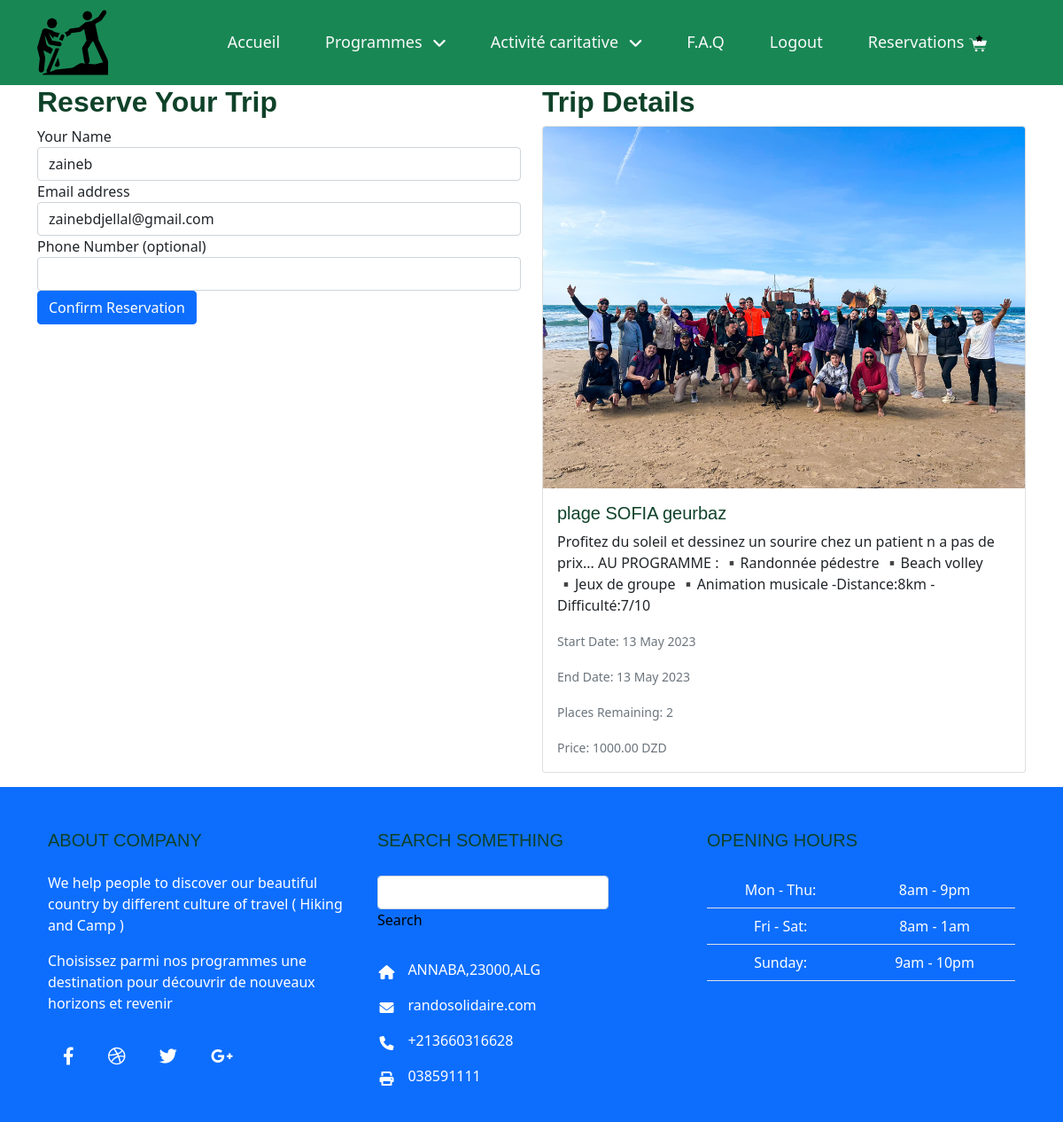
The page /reservation.php?id=13 (signed in) on the database its author committed.
### tables this page shows
CREATE TABLE `users` (
  `user_id` int(11) NOT NULL,
  `name` varchar(255) DEFAULT NULL,
  `email` varchar(255) DEFAULT NULL,
  `phone` int(11) DEFAULT NULL,
  `password` varchar(255) DEFAULT NULL,
  `role_as` int(11) DEFAULT NULL,
  `created_at` timestamp NOT NULL DEFAULT current_timestamp() ON UPDATE current_timestamp()
);

CREATE TABLE `trips` (
  `id` int(11) NOT NULL,
  `name` varchar(255) NOT NULL,
  `slug` varchar(255) NOT NULL,
  `description` text NOT NULL,
  `start_date` date NOT NULL,
  `end_date` date NOT NULL,
  `trip_price` decimal(10,2) NOT NULL,
  `max_participants` int(11) NOT NULL,
  `status` tinyint(1) NOT NULL,
  `images` text DEFAULT NULL,
  `created_at` timestamp NOT NULL DEFAULT current_timestamp(),
  `updated_at` timestamp NOT NULL DEFAULT current_timestamp() ON UPDATE current_timestamp(),
  `category_id` int(11) NOT NULL,
  `places` int(255) NOT NULL
);

### functions/myfunctions.php (called while the page is built, shortened)
<?php
include(__DIR__ . '/../config/dbcon.php');
function getIDActive($table, $id)
{
    global $con;
    $query = "SELECT * FROM $table WHERE id='$id' AND status='0'";
    return $query_run = mysqli_query($con, $query);
}
?>

### reservation.php (the view, shortened to what this page needs)
<?php
include('functions/myfunctions.php');
include('includes/header.php');
if(isset($_GET['id'])) {
    $trip_id = $_GET['id'];
    $tripData = getIDActive("trips", $trip_id);
    $trip = mysqli_fetch_array($tripData);
    if($trip) {
        $user_id = $_COOKIE['user_id'];
        $useremail = $_COOKIE['user_email'];
        $user_query = "SELECT * FROM users WHERE user_id ='$user_id'";
        $user_query_run = mysqli_query($con, $user_query);
        $user = mysqli_fetch_array($user_query_run);
        $username = $user['name'];
        ?>
        <div class="container">
            <div class="row">
                <div class="col-md-6">
                    <h2>Reserve Your Trip</h2>
                    <form method="POST" action="functions/reservation.php">
                        <div class="form-group">
                            <label for="name">Your Name</label>
                            <input type="text" class="form-control" id="name" name="name" value="<?= $username; ?>" required>
                        </div>
                        <div class="form-group">
                            <label for="email">Email address</label>
                            <input type="email" class="form-control" id="email" name="email" value="<?= $useremail; ?>" required>
                        </div>
                        <div class="form-group">
                            <label for="phone">Phone Number (optional)</label>
                            <input type="text" class="form-control" id="phone" name="phone">
                        </div>
                        <button type="submit" name="reserve_button" class="btn btn-primary">Confirm Reservation</button>
                    </form>
                </div>
                <div class="col-md-6">
                    <h2>Trip Details</h2>
                    <div class="card mb-3">
                        <img src="uploads/<?= $trip['images']; ?>" class="card-img-top" alt="<?= $trip['name'] ?>">
                        <div class="card-body">
                            <h5 class="card-title"><?= $trip['name'] ?></h5>
                            <p class="card-text"><?= $trip['description']; ?></p>
                            <p class="card-text"><small class="text-muted">Start Date: <?= date('d F Y', strtotime($trip['start_date'])); ?></small></p>
                            <p class="card-text"><small class="text-muted">End Date: <?= date('d F Y', strtotime($trip['end_date'])); ?></small></p>
                            <p class="card-text"><small class="text-muted">Places Remaining: <?= $trip['places']; ?></small></p>
                            <p class="card-text"><small class="text-muted">Price: <?= $trip['trip_price']; ?> DZD</small></p>
                        </div>
                    </div>
                </div>
            </div>
        </div>
        <?php
    }
    else {
        echo "<h2 class='text-center'>Trip not found!</h2>";
    }
}
else {
    echo "<h2 class='text-center'>No trip selected!</h2>";
}
include('includes/footer.php');
?>

### css/style.css (style rules this page uses)
:root { --primary: #348E38; --secondary: #525368; --light: #E8F5E9; --dark: #0F4229; }
h1, .h1, h2, .h2, .fw-bold { font-weight: 700 !important; }
h5, .h5, h6, .h6, .fw-semi-bold { font-weight: 500 !important; }
.btn { transition: .5s; font-weight: 500; }
.btn-primary, .btn-outline-primary:hover { color: var(--light); }

### rows shown on the page
users: name "zaineb"
trips: images (picture), name "plage SOFIA geurbaz", description "Profitez du soleil et dessinez un sourire chez un patient n a pas de prix... AU PROGRAMME : ▪️Randonnée pédestre ▪️Beach volley ▪️Jeux de groupe ▪️Animation musicale -Distance:8km -Difficulté:7/10", start_date "13 May 2023", end_date "13 May 2023", places "2", trip_price "1000.00"
